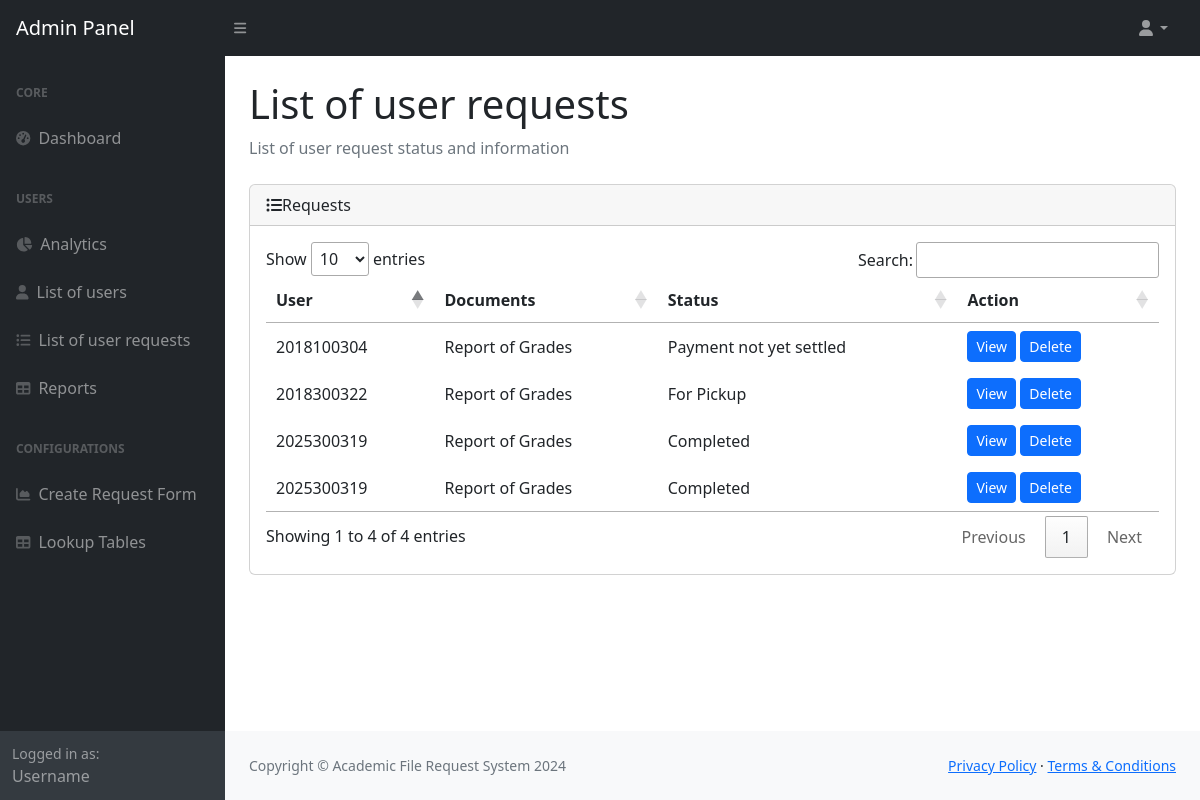
The page /admin-panel/user-request/ (signed in) on the database its author committed.
### onlinerequest/models.py (models this page shows, shortened)
class User_Request(models.Model):
    user = models.ForeignKey(User, on_delete=models.CASCADE, related_name='user_requests')
    request = models.ForeignKey(Request, on_delete=models.CASCADE, related_name='user_requests')
    status = models.CharField(max_length=64)
    uploads = models.TextField()
    requested = models.CharField(max_length=256, default="")
    purpose = models.CharField(max_length=256, blank=True)
    number_of_copies = models.IntegerField(default=1)
    uploaded_payment = models.TextField(blank=True)
    payment_status = models.CharField(max_length=10, default="Processing", blank=True)
    schedule = models.DateTimeField(null=True, blank=True)  # Pickup schedule
    date_release = models.DateTimeField(null=True, blank=True)  # Date of release/pickup
    created_at = models.DateTimeField(auto_now_add=True)
    updated_at = models.DateTimeField(auto_now=True)

class User(AbstractBaseUser):
      USER_TYPE_CHOICES = (
        (0, 'unspecified'),
        (1, 'student'),
        (2, 'faculty'),  # Changed from 'teacher' to 'faculty'
        (3, 'alumni'),
        (5, 'admin'),
        (6, 'guest'),
        (7, 'authorized person'),  # Added new option
      )
      student_number = models.CharField(max_length=64, unique=True)
      email = models.EmailField(max_length=254, unique=True)
      password = models.CharField(max_length=256)
      is_active = models.BooleanField(default=False)
      user_type = models.PositiveSmallIntegerField(choices = USER_TYPE_CHOICES, default = 0)  # Default to unspecified
      USERNAME_FIELD = 'email'
      REQUIRED_FIELDS = ['student_number']
      def __str__(self):
          return self.student_number

class Request(models.Model):
    description = models.CharField(max_length=256)
    files_required = models.CharField(max_length=256)
    document = models.ForeignKey(Document, on_delete=models.CASCADE)
    price = models.CharField(max_length=6, default=1.00)
    def __str__(self):
        return self.document.description

class Document(models.Model):
    code = models.CharField(max_length=64)
    description = models.CharField(max_length=64)
    active = models.BooleanField(default=True)

### onlinerequest/views/request.py (the view)
# urls.py: path('admin-panel/user-request/', request.display_user_requests),
def display_user_requests(request):
    user_requests = User_Request.objects.all()
    return render(request, 'admin/request/user-request.html', {'user_requests': user_requests })

### onlinerequest/context_processors.py (called while the page is built)
def user_record(request):
    if request.user.is_authenticated:
        try:
            user_record = Record.objects.get(user_number=request.user.student_number)
            return {'user_record': user_record}
        except Record.DoesNotExist:
            return {'user_record': None}
    return {'user_record': None}

def request_forms(request):
    request_forms = Request.objects.all()
    return {'request_forms': request_forms}

def user_profile(request):
    if request.user.is_authenticated:
        try:
            profile = Profile.objects.get(user=request.user)
            return {'user_profile': profile}
        except Profile.DoesNotExist:
            return {'user_profile': None}
    return {'user_profile': None}

def user_requests(request):
    if request.user.is_authenticated:
        from onlinerequest.models import User_Request
        user_requests = User_Request.objects.filter(user=request.user)
        return {'user_requests_global': user_requests}
    return {'user_requests_global': []}

def courses(request):
    all_courses = Course.objects.all()
    return {'all_courses': all_courses}

### onlinerequest/templates/admin/request/user-request.html (shortened to what this page needs)
<!DOCTYPE html>
<html>
    <head>
        <link rel="stylesheet" href="">
        {% include 'header.html' %}
    </head>
    <body class="sb-nav-fixed">
        {% include 'admin/admin-topnav.html' %}
        <div id="layoutSidenav">
            {% include 'admin/admin-sidenav.html' %}
            <div id="layoutSidenav_content">
                <main>
                    <div class="container-fluid px-4">
                        <h1 class="mt-4">List of user requests</h1>
                        <ol class="breadcrumb mb-4">
                            <li class="breadcrumb-item active">List of user request status and information</li>
                        </ol>
                        <div class="card mb-4">
                            <div class="card-header">
                                <div class="d-flex justify-content-between align-items-center">
                                    <span class="fs-6"> <i class="fa fa-list-ul" aria-hidden="true"></i>Requests</span>
                                </div>
                            </div>
                            <div class="card-body">
                                <table id="datatable">
                                    <thead>
                                    <tr>
                                        <th>User</th>
                                        <th>Documents</th>
                                        <th>Status</th>
                                        <th>Action</th>
                                    </tr>
                                    </thead>
                                    <tbody>
                                    {% if user_requests %}
                                        {% for user_request in user_requests %}
                                            <tr id="tr{{ user_request.id }}">
                                                <td>{{ user_request.user }}</td>
                                                <td>{{ user_request.request }}</td>
                                                <td>{{ user_request.status }}</td>
                                                <td>
                                                    <button class="btn btn-primary btn-sm" onclick="viewRequest('{{ user_request.id }}')"> View </button>
                                                    <button class="btn btn-primary btn-sm" onclick="deleteRequest('{{ user_request.id }}')"> Delete </button>
                                                </td>
                                            </tr>
                                        {% endfor %}
                                    {% endif %}
                                    </tbody>
                                </table>
                            </div>
                        </div>
                    </div>
                </main>
                <footer class="py-4 bg-light mt-auto">
                    <div class="container-fluid px-4">
                        <div class="d-flex align-items-center justify-content-between small">
                            <div class="text-muted">Copyright &copy; Academic File Request System 2024</div>
                            <div>
                                <a href="#">Privacy Policy</a>
                                &middot;
                                <a href="#">Terms &amp; Conditions</a>
                            </div>
                        </div>
                    </div>
                </footer>
            </div>
        </div>
    </body>
</html>

### onlinerequest/templates/admin/admin-sidenav.html (style rules this page uses)
table.dataTable thead th { padding: 10px; }

### rows shown on the page
User_Request: user "2025300319", request "Report of Grades", status "Completed"
User_Request: user "2025300319", request "Report of Grades", status "Completed"
User_Request: user "2018300322", request "Report of Grades", status "For Pickup"
User_Request: user "2018100304", request "Report of Grades", status "Payment not yet settled"

### other values the page prints
{{ user_record.first_name|default:'Username' }} "Username"
